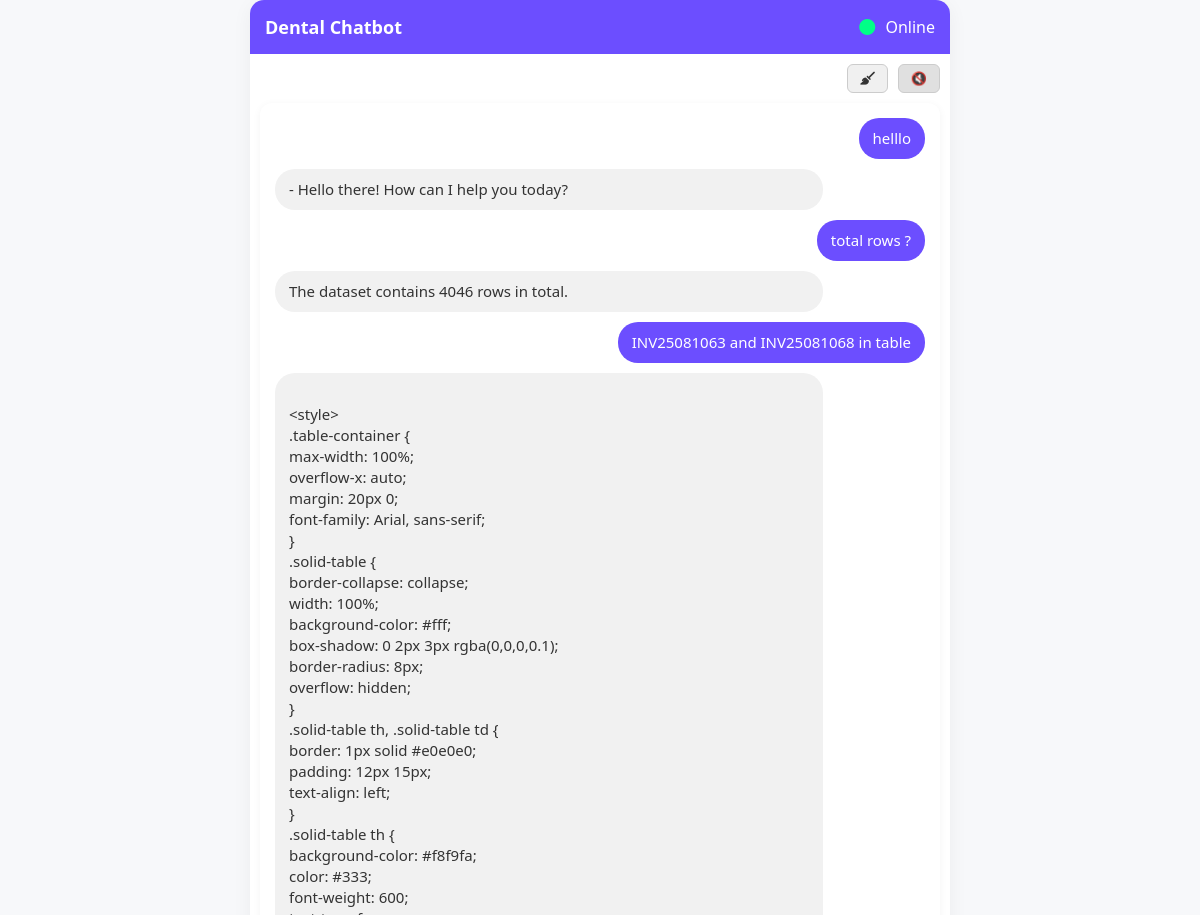
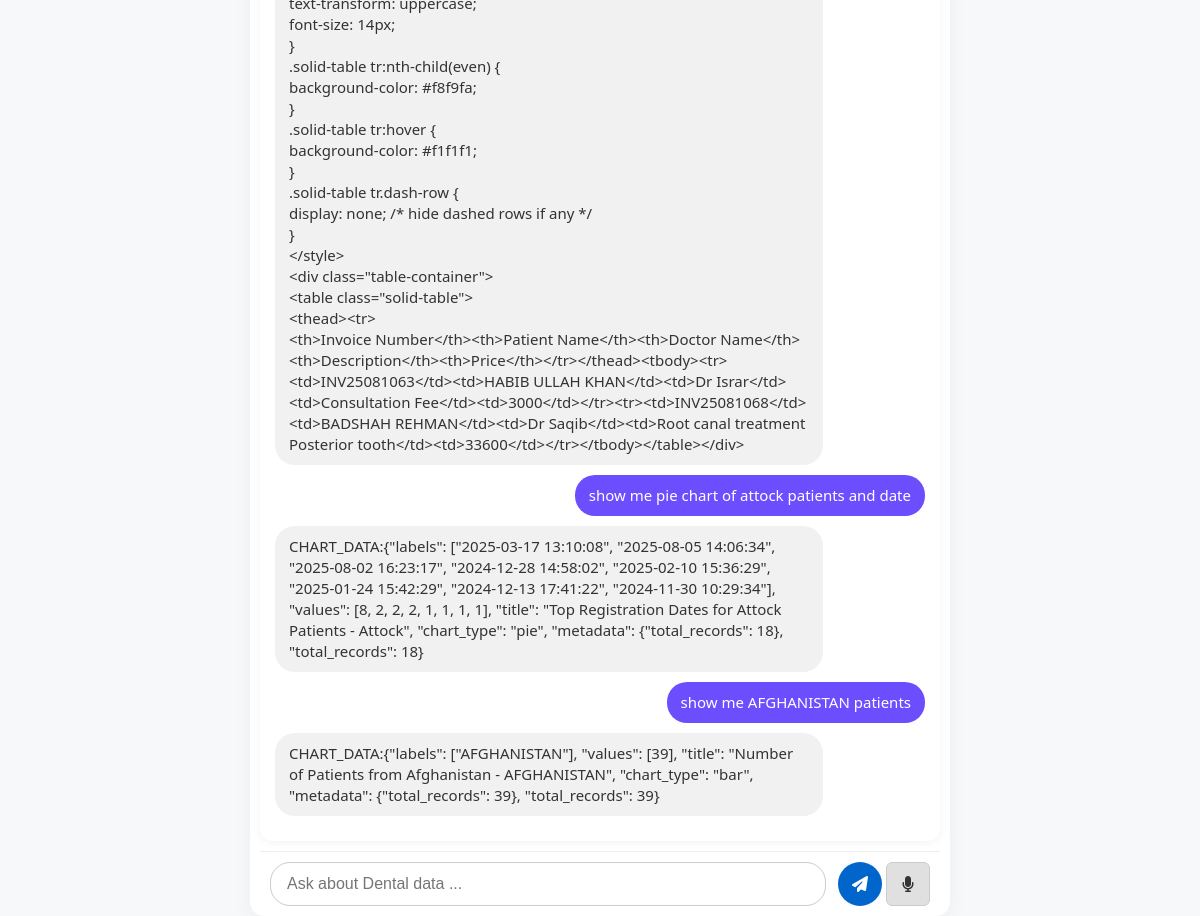
The page / on the database its author committed (2 pictures, top to bottom).
### tables this page shows
CREATE TABLE chat_history (id INTEGER PRIMARY KEY, message TEXT, response TEXT);

### app.py (the view)
@app.route('/')
def index():
    current_file = get_current_file()
    with sqlite3.connect(DB_FILE) as conn:
        cursor = conn.cursor()
        cursor.execute("SELECT message, response FROM chat_history")
        history = cursor.fetchall()
    return render_template('index.html', history=history, filename=current_file)

### app.py (called while the page is built)
def get_current_file():
    with sqlite3.connect(DB_FILE) as conn:
        cursor = conn.cursor()
        cursor.execute("SELECT filename FROM current_file ORDER BY id DESC LIMIT 1")
        result = cursor.fetchone()
    return result[0] if result else None

### templates/index.html (shortened to what this page needs)
<!DOCTYPE html>
<html>
<head>
    <link rel="stylesheet" href="{{ url_for('static', filename='style.css') }}">
    <link rel="stylesheet" href="https://cdnjs.cloudflare.com/ajax/libs/font-awesome/6.5.0/css/all.min.css">
</head>
<body>
<div class="main-card">
    <div class="header">
        <h2>Dental Chatbot </h2>
        <span class="status"><i class="fa fa-circle"></i> Online</span>
    </div>
    <div style="display: flex; justify-content: flex-end; padding: 10px;">
        <div style="display: flex; gap: 10px; align-items: center;">
            <button type="button" id="clearChatBtn" title="Clear Chat" style="background-color: #f0f0f0; border: 1px solid #ccc; color: #333; padding: 6px 12px; font-size: 13px; border-radius: 6px; cursor: pointer; transition: background 0.3s;">
              <i class="fa fa-broom"></i>
            </button>
            <button type="button" id="speakToggle" class="off" title="Toggle speak" style="background-color: #e0e0e0; border: 1px solid #ccc; color: #333; padding: 6px 12px; font-size: 13px; border-radius: 6px; cursor: pointer; transition: background 0.3s;">
              🔇
            </button>
        </div>
    </div>
    <div class="chat-box" id="chatHistory">
        {% if history %}
            {% for message, response in history %}
                <div class="chat-entry user-msg">
                    <div class="bubble user">{{ message }}</div>
                </div>
                <div class="chat-entry bot-msg">
                    <div class="bot-controls">
                        <div class="bubble bot">{{ response }}</div>
                    </div>
                </div>
            {% endfor %}
        {% else %}
            <div class="chat-entry bot-msg">
                <div class="bot-controls">
                    <div class="bubble bot">Hello! I'm ready to assist you. How can I help you today?</div>
                </div>
            </div>
        {% endif %}
    </div>
    <form id="chatForm" class="message-form">
        <input type="text" id="messageInput" name="message" placeholder="Ask about Dental data ..." required>
        <button type="submit" title="Send"><i class="fa fa-paper-plane"></i></button>
        <button type="button" id="micBtn" title="Speak"><i class="fa fa-microphone"></i></button>
    </form>
</div>
</body>
</html>

### static/style.css (style rules this page uses)
body { margin: 0; font-family: 'Segoe UI', sans-serif; background-color: #f7f8fa; color: #333; height: 100vh; display: flex; flex-direction: column; }
.main-card { max-width: 700px; width: 100%; margin: auto; background: white; border-radius: 14px; box-shadow: 0 4px 20px rgba(0, 0, 0, 0.05); display: flex; flex-direction: column; max-height: 100vh; height: 100vh; box-sizing: border-box; }
.header { background-color: #6c4eff; color: white; padding: 15px; border-top-left-radius: 14px; border-top-right-radius: 14px; display: flex; justify-content: space-between; align-items: center; }
.header h2 { margin: 0; font-size: 18px; }
.status i { color: #00ff87; margin-right: 6px; }
.chat-box { flex: 1; width: calc(100% - 20px); min-width: 300px; overflow-y: auto; padding: 15px; flex-shrink: 0; box-sizing: border-box; background-color: white; border-radius: 12px; box-shadow: 0 2px 8px rgba(0,0,0,0.05); margin: 0 10px 10px; }
.chat-entry { margin-bottom: 10px; animation: fadeIn 0.4s ease-in; }
.chat-entry.user-msg { text-align: right; }
.chat-entry.bot-msg { text-align: left; }
.bubble { display: inline-block; padding: 10px 14px; border-radius: 20px; max-width: 80%; font-size: 15px; word-wrap: break-word; line-height: 1.4; }
.bubble.user { background-color: #6c4eff; color: white; }
.bubble.bot { background-color: #f1f1f1; }
.message-form { display: flex; align-items: center; padding: 10px; background-color: #fff; border-top: 1px solid #eee; border-bottom-left-radius: 14px; border-bottom-right-radius: 14px; position: sticky; bottom: 0; z-index: 100; margin: 0 10px; }
.message-form input[type="text"] { flex: 1; padding: 12px 16px; font-size: 16px; border-radius: 20px; border: 1px solid #ccc; outline: none; margin-right: 8px; }
.message-form button { width: 44px; height: 44px; border-radius: 50%; margin-left: 4px; border: none; cursor: pointer; font-size: 16px; display: flex; align-items: center; justify-content: center; color: white; background-color: #0066cc; transition: background 0.3s; }
#micBtn { background-color: #555; }
#clearChatBtn { background-color: #ff4d4d; border-radius: 20px; font-size: 13px; padding: 10px 16px; width: auto; }
#speakToggle { background-color: #333; font-size: 13px; padding: 10px 16px; border-radius: 20px; width: auto; }

### templates/index.html (style rules this page uses)
.bot-controls { display: flex; align-items: center; justify-content: space-between; gap:10px; }
.bot-controls .bubble { flex: 1; }
#micBtn { background-color: #e0e0e0; border: 1px solid #ccc; color: #333; border-radius: 6px; cursor: pointer; transition: background 0.3s; }
.bubble.bot { white-space: pre-line; }

### rows shown on the page
chat_history: message "helllo", response "- Hello there! How can I help you today?"
chat_history: message "total rows ?", response "The dataset contains 4046 rows in total."
chat_history: message "INV25081063 and INV25081068 in table", response "<style> .table-container { max-width: 100%; overflow-x: auto; margin: 20px 0; font-family: Arial, sans-serif; } .solid-table { border-collapse: collapse; width: 100%; background-color: #fff; box-shadow: 0 2px 3px rgba(0,0,0,0.1); border-radius: 8px; overflow: hidden; } .solid-table th, .solid-table td { border: 1px solid #e0e0e0; padding: 12px 15px; text-align: left; } .solid-table th { background-color: #f8f9fa; color: #333; font-weight: 600; text-transform: uppercase; font-size: 14px; } .solid-table tr:nth-child(even) { background-color: #f8f9fa; } .solid-table tr:hover { background-color: #f1f1f1; } .solid-table tr.dash-row { display: none; /* hide dashed rows if any */ } </style> <div…"
chat_history: message "show me pie chart of attock patients and date", response "CHART_DATA:{\"labels\": [\"2025-03-17 13:10:08\", \"2025-08-05 14:06:34\", \"2025-08-02 16:23:17\", \"2024-12-28 14:58:02\", \"2025-02-10 15:36:29\", \"2025-01-24 15:42:29\", \"2024-12-13 17:41:22\", \"2024-11-30 10:29:34\"], \"values\": [8, 2, 2, 2, 1, 1, 1, 1], \"title\": \"Top Registration Dates for Attock Patients - Attock\", \"chart_type\": \"pie\", \"metadata\": {\"total_records\": 18}, \"total_records\": 18}"
chat_history: message "show me AFGHANISTAN patients", response "CHART_DATA:{\"labels\": [\"AFGHANISTAN\"], \"values\": [39], \"title\": \"Number of Patients from Afghanistan - AFGHANISTAN\", \"chart_type\": \"bar\", \"metadata\": {\"total_records\": 39}, \"total_records\": 39}"
